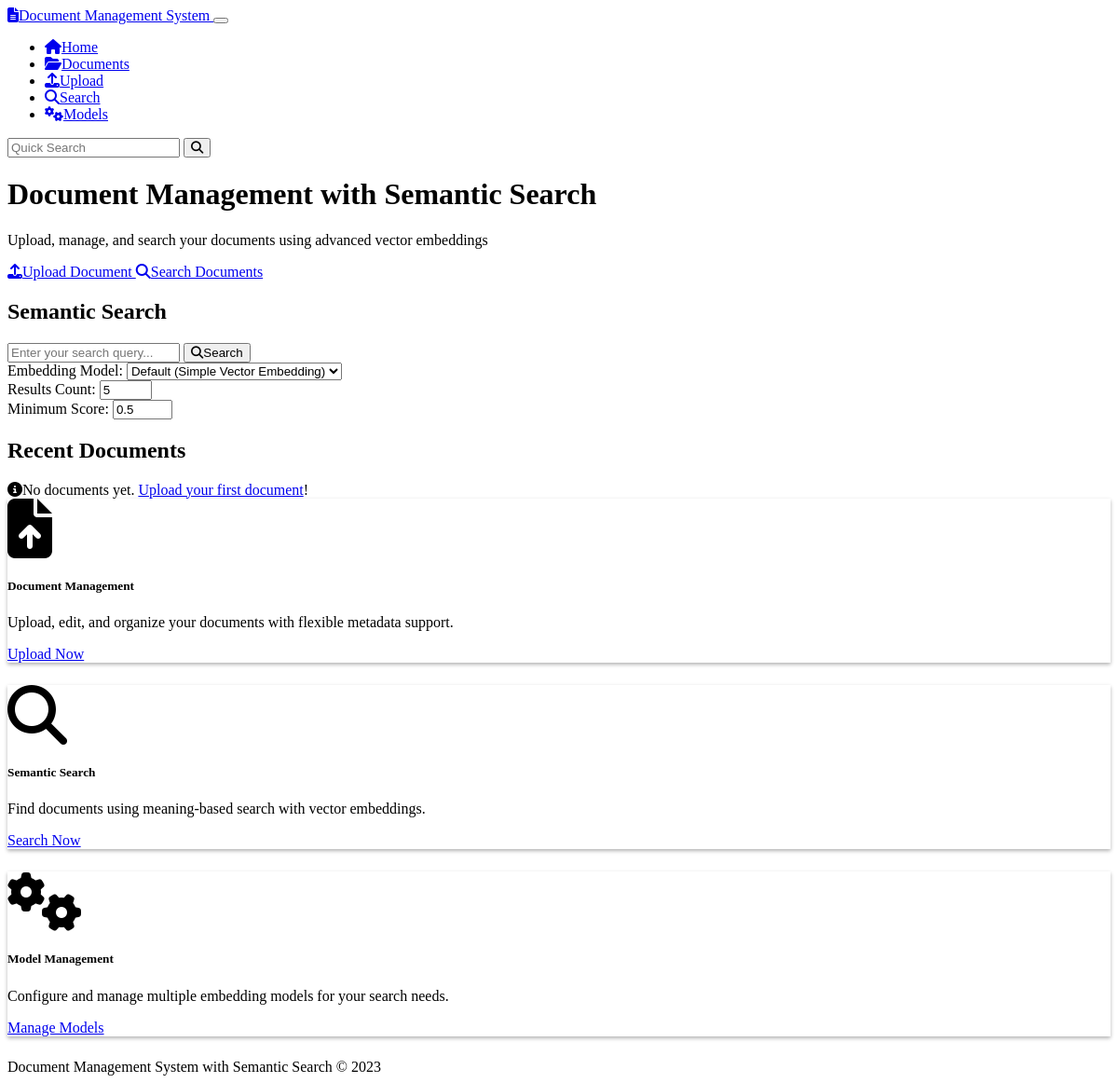
Before: / with the older database file.
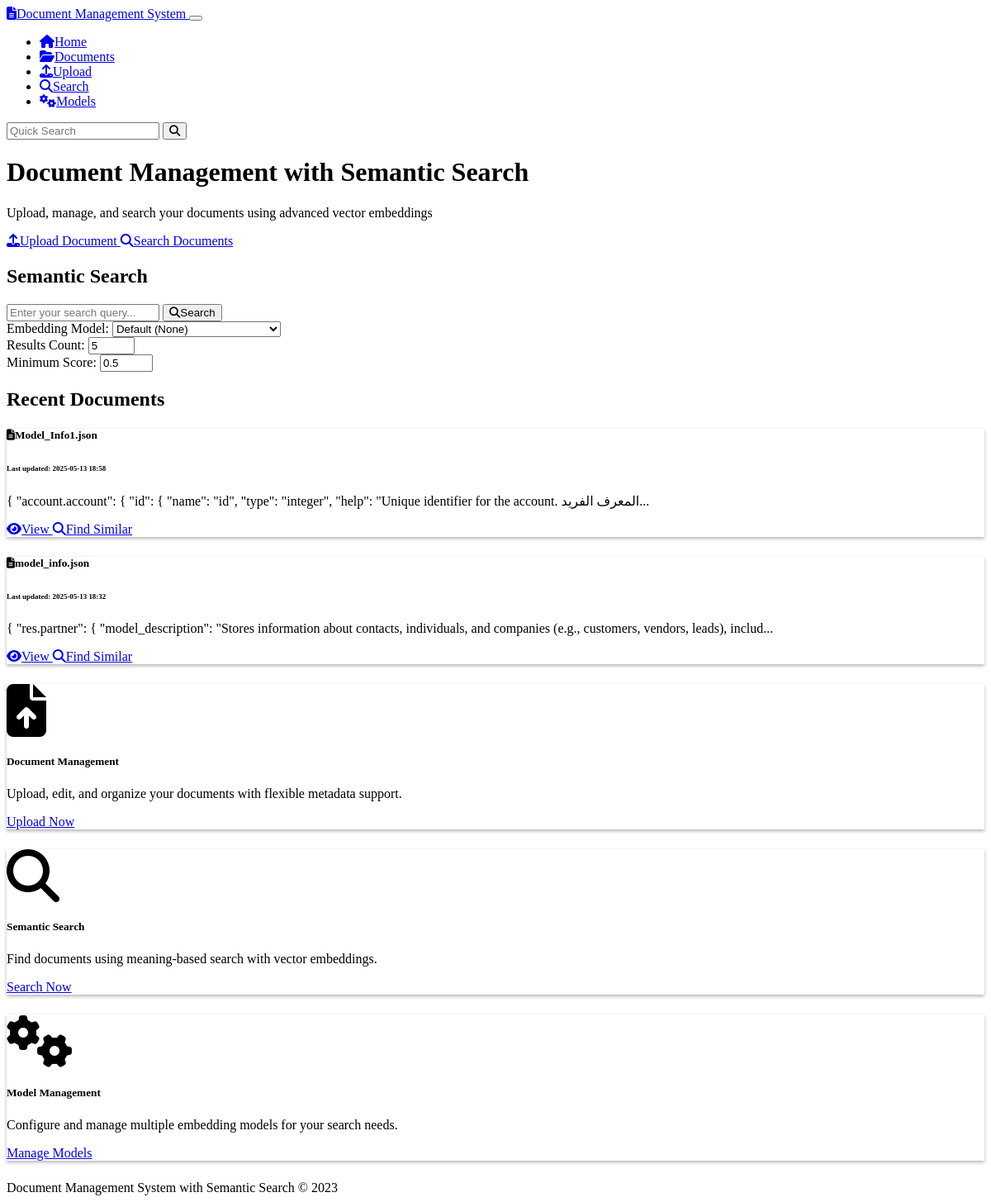
After: the same page with the newer database file.
### models.py (models this page shows, shortened)
class Document(db.Model):
    id = db.Column(db.String(36), primary_key=True, default=lambda: str(uuid.uuid4()))
    name = db.Column(db.String(255), nullable=False)
    content = db.Column(db.Text, nullable=False)
    mime_type = db.Column(db.String(100), nullable=False)
    created_at = db.Column(db.DateTime, default=datetime.datetime.utcnow)
    updated_at = db.Column(db.DateTime, default=datetime.datetime.utcnow, onupdate=datetime.datetime.utcnow)
    chunks = db.relationship('Chunk', backref='document', cascade='all, delete-orphan')
    doc_metadata = db.relationship('Metadata', backref='document', cascade='all, delete-orphan')

### routes.py (the view)
@app.route('/')
def index():
    ensure_default_model()
    em = get_embedding_manager()
    recent_documents = Document.query.order_by(Document.updated_at.desc()).limit(5).all()
    active_models = em.get_active_models()
    default_model = em.get_default_model()
    return render_template(
        'index.html',
        recent_documents=recent_documents,
        active_models=active_models,
        default_model=default_model
    )

### embedding_models.py (called while the page is built)
    def get_default_model(self) -> Optional[EmbeddingModel]:
        return EmbeddingModel.query.filter_by(is_default=True, is_active=True).first()

    def get_active_models(self) -> List[EmbeddingModel]:
        return EmbeddingModel.query.filter_by(is_active=True).all()

### routes.py (called while the page is built)
def get_embedding_manager():
    global embedding_manager
    if embedding_manager is None:
        embedding_manager = EmbeddingModelManager()
    return embedding_manager

def ensure_default_model():
    with app.app_context():
        if not EmbeddingModel.query.first():
            manager = get_embedding_manager()
            manager.add_model(
                name="Simple Vector Embedding",
                model_type="simple-embedder",
                model_path="default",
                dimension=384,
                is_active=True,
                is_default=True
            )

### templates/index.html (shortened to what the changed rows need)
{% extends 'base.html' %}
{% block content %}
<div class="row">
    <div class="col-md-8 mx-auto text-center mb-5">
        <h1 class="display-5 fw-bold mb-4">Document Management with Semantic Search</h1>
    </div>
</div>
<div class="row mb-5">
    <div class="col-md-10 mx-auto">
        <div class="p-5 bg-dark rounded-3 shadow">
            <h2 class="text-center mb-4">Semantic Search</h2>
            <form action="{{ url_for('search_page') }}" method="get">
                <div class="row g-3 align-items-center">
                    <div class="col-md-4">
                        <label for="model-select" class="form-label">Embedding Model:</label>
                        <select class="form-select" id="model-select" name="model_id">
                            <option value="">Default ({{ default_model.name if default_model else 'None' }})</option>
                        </select>
                    </div>
                </div>
            </form>
        </div>
    </div>
</div>
<div class="row mb-4">
    <div class="col-12">
        <h2 class="border-bottom pb-2">Recent Documents</h2>
    </div>
</div>
<div class="row">
    {% if recent_documents %}
        {% for document in recent_documents %}
            <div class="col-md-6 mb-4">
                <div class="card h-100">
                    <div class="card-body">
                        <h5 class="card-title">
                            <i class="fas fa-file-alt me-2"></i>{{ document.name }}
                        </h5>
                        <h6 class="card-subtitle mb-2 text-muted">
                            <small>Last updated: {{ document.updated_at.strftime('%Y-%m-%d %H:%M') }}</small>
                        </h6>
                        <p class="card-text">
                            {{ (document.content[:150] + '...') if document.content|length > 150 else document.content }}
                        </p>
                    </div>
                    <div class="card-footer bg-transparent">
                        <a href="{{ url_for('document_view', document_id=document.id) }}" class="btn btn-sm btn-outline-info">
                            <i class="fas fa-eye me-1"></i>View
                        </a>
                        <a href="{{ url_for('search_page') }}?query={{ document.name }}" class="btn btn-sm btn-outline-secondary">
                            <i class="fas fa-search me-1"></i>Find Similar
                        </a>
                    </div>
                </div>
            </div>
        {% endfor %}
    {% else %}
        <div class="col-12">
            <div class="alert alert-info">
                <i class="fas fa-info-circle me-2"></i>No documents yet. <a href="{{ url_for('upload') }}">Upload your first document</a>!
            </div>
        </div>
    {% endif %}
</div>
{% endblock %}

Changed rows visible on the page:
added Document: name "Model_Info1.json", updated_at "2025-05-13 18:58", content "{ \"account.account\": { \"id\": { \"name\": \"id\", \"type\": \"integer\", \"help\": \"Unique identifier for the account. المعرف الفريد..."
added Document: name "model_info.json", updated_at "2025-05-13 18:32", content "{ \"res.partner\": { \"model_description\": \"Stores information about contacts, individuals, and companies (e.g., customers, vendors, leads), includ..."
Other visible differences:
form field model_id: "Default (Simple Vector Embedding)" → "Default (None)"
text no longer shown: "No documents yet. Upload your first document !"
